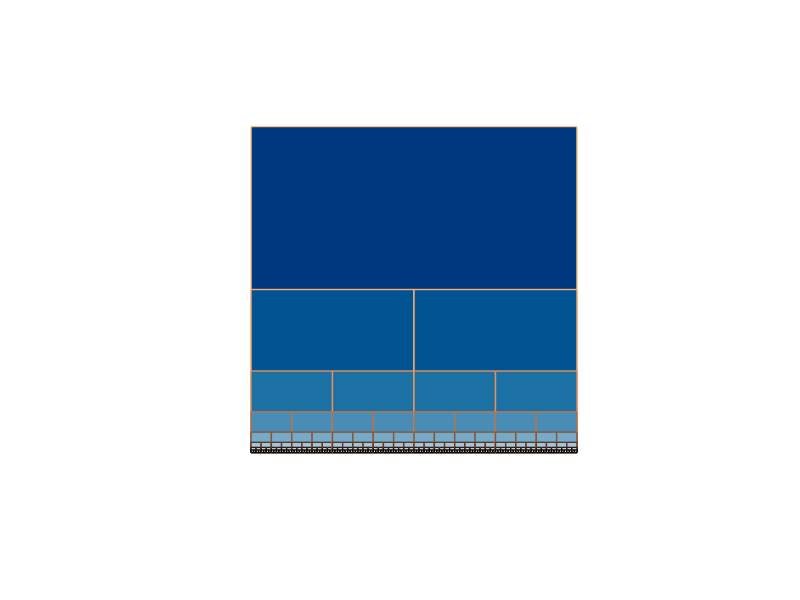

Source code (MATLAB):
function recursion11
%Recursion of simple square
global COLORMAP
n=8; %level of recursion
COLORMAP=copper(n);
rect(0,0,1,1,n);
axis([-0.75 0.75 -0.75 0.75]);
axis equal off
end

function rect(x,y,wide,high,n)
global COLORMAP
if n>0
    xx=[x-wide/2 x+wide/2 x+wide/2  x-wide/2];
    yy=[y-high/2 y-high/2 y+high/2  y+high/2];
    patch(xx,yy,'k',...
         'facecolor',1-COLORMAP(n,:),...
         'edgecolor',COLORMAP(n,:),'linewidth',1);
    rect(x-wide/4,y-high/4,wide/2,high/2,n-1);
    rect(x+wide/4,y-high/4,wide/2,high/2,n-1);
end
end

